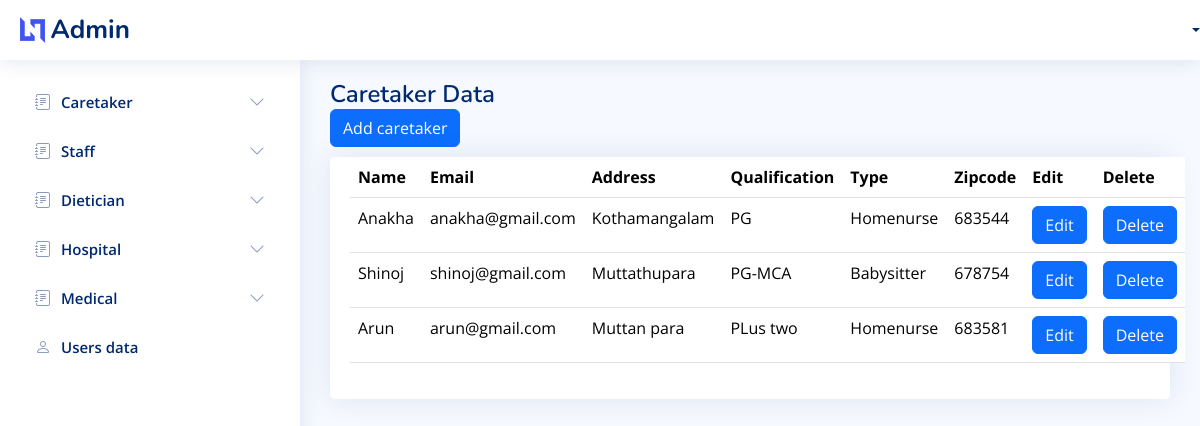
The app's page /Admin/caretaker-data.php with its own data.
### tables this page shows
CREATE TABLE `caretaker` (
  `id` int(50) NOT NULL,
  `name` varchar(50) NOT NULL,
  `email` varchar(50) NOT NULL,
  `address` varchar(50) NOT NULL,
  `qualification` varchar(50) NOT NULL,
  `type` varchar(50) NOT NULL,
  `zip` varchar(50) NOT NULL
);

### Admin/caretaker-data.php (the view, shortened to what this page needs)
<!DOCTYPE html>
<html lang="en">
<head>
    <link href="assets/vendor/bootstrap/css/bootstrap.min.css" rel="stylesheet">
    <link href="assets/vendor/bootstrap-icons/bootstrap-icons.css" rel="stylesheet">
    <link href="assets/vendor/boxicons/css/boxicons.min.css" rel="stylesheet">
    <link href="assets/vendor/quill/quill.snow.css" rel="stylesheet">
    <link href="assets/vendor/quill/quill.bubble.css" rel="stylesheet">
    <link href="assets/vendor/remixicon/remixicon.css" rel="stylesheet">
    <link href="assets/vendor/simple-datatables/style.css" rel="stylesheet">
    <link href="assets/css/style.css" rel="stylesheet">
</head>
<body>
    <?php include "navbar.php" ?>
    <?php include "sidebar.php" ?>
    <main id="main" class="main">
        <div class="pagetitle">
            <h1>Caretaker Data</h1>
            <nav>
            <a href="add-caretaker.php"> <button class="btn btn-primary">Add caretaker</button></a>
            </nav>
        </div>
        <section class="section">
            <div class="row">
                <div class="col-lg-12">
                    <div class="card">
                        <div class="card-body">
                            <table class="table datatable">
                                <thead>
                                    <tr>
                                        <th>Name</th>
                                        <th>Email</th>
                                        <th>Address</th>
                                        <th>Qualification</th>
                                        <th> Type</th>
                                        <th>Zipcode</th>
                                        <th>Edit</th>
                                        <th>Delete</th>
                                    </tr>
                                </thead>
                                <tbody>
                                    <?php
    include("../Includes/config.php");
     $place="SELECT * FROM `caretaker` ";
     $place_run=mysqli_query($conn,$place);
             if(mysqli_num_rows($place_run))
             {
             while ($row=mysqli_fetch_assoc($place_run))
              {
                ?>
                                    <tr>
                                        <td><?php echo $row['name']; ?></td>
                                        <td><?php echo $row['email']; ?></td>
                                        <td><?php echo $row['address']; ?></td>
                                        <td><?php echo $row['qualification']; ?></td>
                                        <td><?php echo $row['type']; ?></td>
                                        <td><?php echo $row['zip']; ?></td>
                                        <?php echo "<td><a href='add-caretaker.php?up_id=" . $row['id'] . "'><button class='btn btn-primary'>Edit</button></a></td>"; ?>
                                      <?php  echo'<td ><a href="action/delete-caretaker.php?id='.$row['id'].'"><button class="btn btn-primary">Delete</button></a> </td>';?>
                                    </tr>
                                    <?php
            }
        } else {
            echo "<tr><td colspan='7'>No records found</td></tr>";
        }
        ?>
                                </tbody>
                            </table>
                        </div>
                    </div>
                </div>
            </div>
        </section>
    </main>
</body>
</html>

### Admin/navbar.php (shortened to what this page needs)
<?php  include("../Includes/session.php");?>
<header id="header" class="header fixed-top d-flex align-items-center">
    <div class="d-flex align-items-center justify-content-between">
      <a href="index.php" class="logo d-flex align-items-center">
        <img src="../assets/img/logo.png" alt="">
        <span class="d-none d-lg-block">Admin</span>
      </a>
    </div>
    <nav class="header-nav ms-auto">
          <a class="nav-link nav-profile d-flex align-items-center pe-0" href="#" data-bs-toggle="dropdown">
            <span class="d-none d-md-block dropdown-toggle ps-2"><?php echo $Uname;?></span>
          </a>
    </nav>
  </header>

### Admin/sidebar.php (shortened to what this page needs)
<aside id="sidebar" class="sidebar">
    <ul class="sidebar-nav" id="sidebar-nav">
      <li class="nav-item">
      <a class="nav-link collapsed" data-bs-target="#caretaker-nav" data-bs-toggle="collapse" href="#">
          <i class="bi bi-journal-text"></i><span>Caretaker</span><i class="bi bi-chevron-down ms-auto"></i>
        </a>
      </li>
      <li class="nav-item">
        <a class="nav-link collapsed" data-bs-target="#staff-nav" data-bs-toggle="collapse" href="#">
            <i class="bi bi-journal-text"></i><span>Staff</span><i class="bi bi-chevron-down ms-auto"></i>
          </a>
        </li>
        <li class="nav-item">
          <a class="nav-link collapsed" data-bs-target="#dietician-nav" data-bs-toggle="collapse" href="#">
              <i class="bi bi-journal-text"></i><span>Dietician</span><i class="bi bi-chevron-down ms-auto"></i>
            </a>
          </li>
          <li class="nav-item">
            <a class="nav-link collapsed" data-bs-target="#hospital-nav" data-bs-toggle="collapse" href="#">
                <i class="bi bi-journal-text"></i><span>Hospital</span><i class="bi bi-chevron-down ms-auto"></i>
              </a>
            </li>
            <li class="nav-item">
              <a class="nav-link collapsed" data-bs-target="#medical-nav" data-bs-toggle="collapse" href="#">
                  <i class="bi bi-journal-text"></i><span>Medical</span><i class="bi bi-chevron-down ms-auto"></i>
                </a>
              </li>
      <li class="nav-item">
        <a class="nav-link collapsed" href="user-data.php">
          <i class="bi bi-person"></i>
          <span>Users data</span>
        </a>
      </li>
    </ul>
  </aside>

### Admin/assets/css/style.css (style rules this page uses)
:root { scroll-behavior: smooth; }
body { font-family: "Open Sans", sans-serif; background: #f6f9ff; color: #444444; }
a { color: #4154f1; text-decoration: none; }
h1, h2, h3, h4, h5, h6 { font-family: "Nunito", sans-serif; }
#main { margin-top: 60px; padding: 20px 30px; transition: all 0.3s; }
.pagetitle { margin-bottom: 10px; }
.pagetitle h1 { font-size: 24px; margin-bottom: 0; font-weight: 600; color: #012970; }
.card { margin-bottom: 30px; border: none; border-radius: 5px; box-shadow: 0px 0 30px rgba(1, 41, 112, 0.1); }
.card-body { padding: 0 20px 20px 20px; }
.logo { line-height: 1; }
@media (min-width: 1200px) { .logo { width: 280px; } }
.logo img { max-height: 26px; margin-right: 6px; }
.logo span { font-size: 26px; font-weight: 700; color: #012970; font-family: "Nunito", sans-serif; }
.header { transition: all 0.5s; z-index: 997; height: 60px; box-shadow: 0px 2px 20px rgba(1, 41, 112, 0.1); background-color: #fff; padding-left: 20px; }
.header-nav .nav-profile { color: #012970; }
.header-nav .nav-profile span { font-size: 14px; font-weight: 600; }
.sidebar { position: fixed; top: 60px; left: 0; bottom: 0; width: 300px; z-index: 996; transition: all 0.3s; padding: 20px; overflow-y: auto; scrollbar-width: thin; scrollbar-color: #aab7cf transparent; box-shadow: 0px 0px 20px rgba(1, 41, 112, 0.1); background-color: #fff; }
@media (min-width: 1200px) { #main, #footer { margin-left: 300px; } }
.sidebar-nav { padding: 0; margin: 0; list-style: none; }
.sidebar-nav li { padding: 0; margin: 0; list-style: none; }
.sidebar-nav .nav-item { margin-bottom: 5px; }
.sidebar-nav .nav-link { display: flex; align-items: center; font-size: 15px; font-weight: 600; color: #4154f1; transition: 0.3; background: #f6f9ff; padding: 10px 15px; border-radius: 4px; }
.sidebar-nav .nav-link i { font-size: 16px; margin-right: 10px; color: #4154f1; }
.sidebar-nav .nav-link.collapsed { color: #012970; background: #fff; }
.sidebar-nav .nav-link.collapsed i { color: #899bbd; }
.sidebar-nav .nav-link .bi-chevron-down { margin-right: 0; transition: transform 0.2s ease-in-out; }

### records on screen
caretaker: name "Anakha", email "anakha@gmail.com", address "Kothamangalam", qualification "PG", type "Homenurse", zip "683544"
caretaker: name "Shinoj", email "shinoj@gmail.com", address "Muttathupara", qualification "PG-MCA", type "Babysitter", zip "678754"
caretaker: name "Arun", email "arun@gmail.com", address "Muttan para", qualification "PLus two", type "Homenurse", zip "683581"
